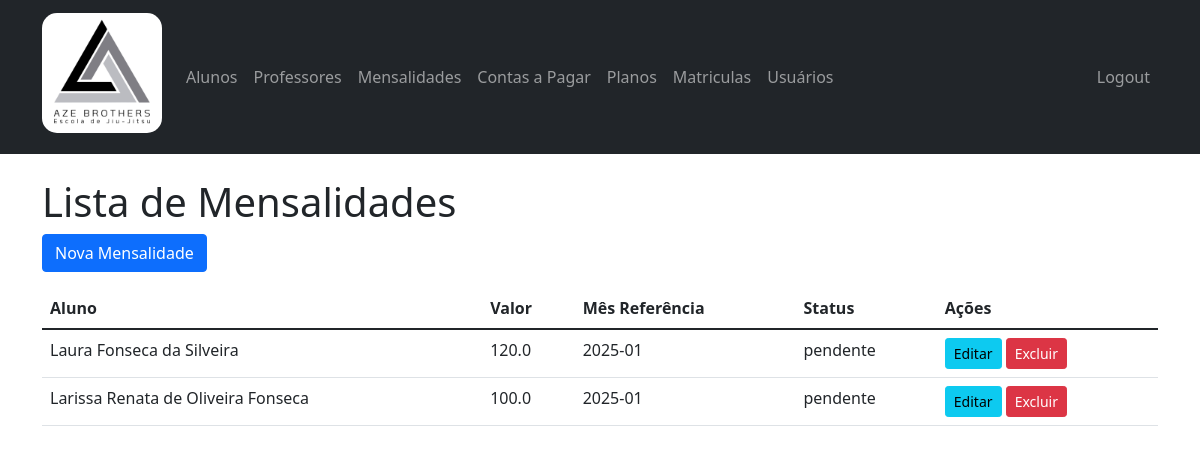
/mensalidades (signed in), run on the app's committed database.
### app.py (models this page shows)
class Mensalidade(db.Model):
    id = db.Column(db.Integer, primary_key=True)
    aluno_id = db.Column(db.Integer, db.ForeignKey('aluno.id'), nullable=False)
    valor = db.Column(db.Float, nullable=False)
    mes_referencia = db.Column(db.Date, nullable=False)
    status = db.Column(db.String(20), default='pendente')  # 'pendente', 'pago'
    data_pagamento = db.Column(db.Date)
    aluno = db.relationship('Aluno', backref=db.backref('mensalidades', lazy=True))

class Aluno(db.Model):
    id = db.Column(db.Integer, primary_key=True)
    nome = db.Column(db.String(100), nullable=False)
    cpf = db.Column(db.String(11), unique=True, nullable=False)
    data_nascimento = db.Column(db.Date, nullable=False)
    telefone = db.Column(db.String(20))
    email = db.Column(db.String(120))
    modalidades = db.relationship('Modalidade', secondary='aluno_modalidade')
    planos = db.relationship('Plano', secondary=aluno_plano, lazy='subquery',
                             backref=db.backref('alunos', lazy=True))

### app.py (the view)
@app.route('/mensalidades')
@login_required
@requer_permissao('mensalidades')
def listar_mensalidades():
    mensalidades = Mensalidade.query.all()
    return render_template('mensalidades/listar.html', mensalidades=mensalidades)

### app.py (called while the page is built)
def requer_permissao(codigo_permissao):
    def decorator(f):
        @wraps(f)
        def decorated_function(*args, **kwargs):
            if not current_user.tem_permissao(codigo_permissao):
                flash('Você não tem permissão para acessar esta área. Procure o Administrador para solicitar !', 'error')
                return redirect(url_for('index'))
            return f(*args, **kwargs)
        return decorated_function
    return decorator

@login_manager.user_loader
def load_user(user_id):
    return Usuario.query.get(int(user_id))

    def tem_permissao(self, codigo_permissao):
        if self.tipo == 'admin':  # Admin tem todas as permissões
            return True
        return any(p.codigo == codigo_permissao for p in self.permissoes)

### templates/mensalidades/listar.html (shortened to what this page needs)
{% extends "base.html" %}
{% block content %}
    <h1>Lista de Mensalidades</h1>
    <a href="{{ url_for('nova_mensalidade') }}" class="btn btn-primary mb-3">Nova Mensalidade</a>
    <table class="table">
        <thead>
            <tr>
                <th>Aluno</th>
                <th>Valor</th>
                <th>Mês Referência</th>
                <th>Status</th>
                <th>Ações</th>
            </tr>
        </thead>
        <tbody>
            {% for mensalidade in mensalidades %}
            <tr>
                <td>{{ mensalidade.aluno.nome }}</td>
                <td>{{ mensalidade.valor }}</td>
                <td>{{ mensalidade.mes_referencia.strftime('%Y-%m') }}</td>
                <td>{{ mensalidade.status }}</td>
                <td>
                    <a href="{{ url_for('editar_mensalidade', id=mensalidade.id) }}" class="btn btn-sm btn-info">Editar</a>
                    <form action="{{ url_for('excluir_mensalidade', id=mensalidade.id) }}" method="POST" style="display:inline;">
                        <button type="submit" class="btn btn-sm btn-danger" onclick="return confirm('Tem certeza que deseja excluir esta mensalidade?');">Excluir</button>
                    </form>
                </td>
            </tr>
            {% endfor %}
        </tbody>
    </table>
{% endblock %}

### data on the page
Mensalidade: aluno.nome "Laura Fonseca da Silveira", valor "120.0", mes_referencia "2025-01", status "pendente"
Mensalidade: aluno.nome "Larissa Renata de Oliveira Fonseca", valor "100.0", mes_referencia "2025-01", status "pendente"
